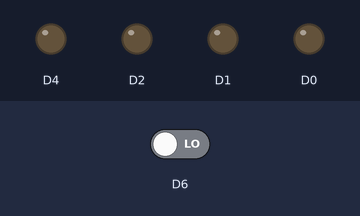
Bench run of a sketch on a simulated ESP8266 (NodeMCU). On the bench: output pins drawn as LEDs (lit = HIGH). Inputs (shaded band) come from the test bench; at power-on: D6 LOW.

Above: at 1.2 s.
1.3 s: D6 driven HIGH
At 1.51 s:
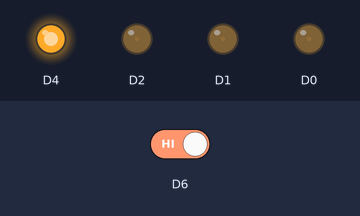
At 8.84 s:
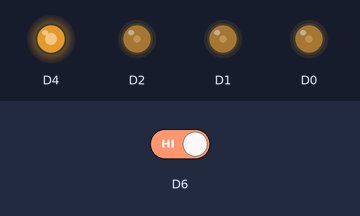
Timing chart, 0 to 18.1 s (numbered marks = the images above; inputs shaded):
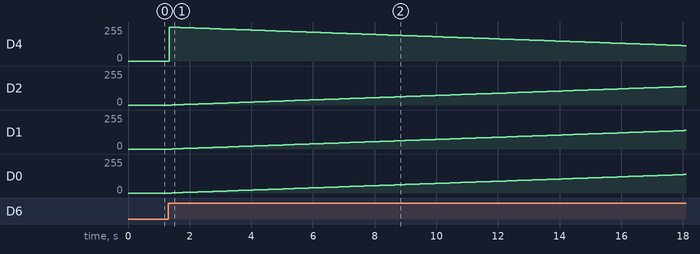

The sketch:

glow_with_press.ino
```cpp
/*when u press the  button then it shud glow till the max value if u havnt remove ur finger from it*/
int f=0;
int x;
int c=0,i=0,j=1023;
void run()
{

}
void setup() {
  // put your setup code here, to run once:

 pinMode(D0,OUTPUT);
 pinMode(D1,OUTPUT);
 pinMode(D2,OUTPUT);
 pinMode(D4,OUTPUT);
 pinMode(D6,INPUT);
 }

void loop() {
  // put your main code here, to run repeatedly:
   x=digitalRead(D6);
   if(x==HIGH)
   {
    while(x==HIGH )
    {
      ++i;
      --j;
      x=digitalRead(D6);
      analogWrite(D0,i);
      delay(10);
      analogWrite(D1,i);
      delay(10);
      analogWrite(D2,i);
      delay(10);
      analogWrite(D4,j);
      if(i>1023 && j<0)
      {
       digitalWrite(D0,HIGH);
      digitalWrite(D1,HIGH);
      digitalWrite(D2,HIGH);
      digitalWrite(D4,LOW);

      }
    }
    c++;
   }


   if( c%2!=0)
   {
      analogWrite(D0,0);
      analogWrite(D1,0);
      analogWrite(D2,0);
      analogWrite(D4,1024);
      i=0;

   }

  }
```

Measured:
- after the input at 1.3 s, D4: 0/255 → 254/255 at once, → 253/255 0.12 s later, → 252/255 0.12 s later, → 251/255 0.12 s later, … (140 changes in this stretch); D2: moves from 0/255 to 139/255 over 16.6 s, starting after 0.14 s
